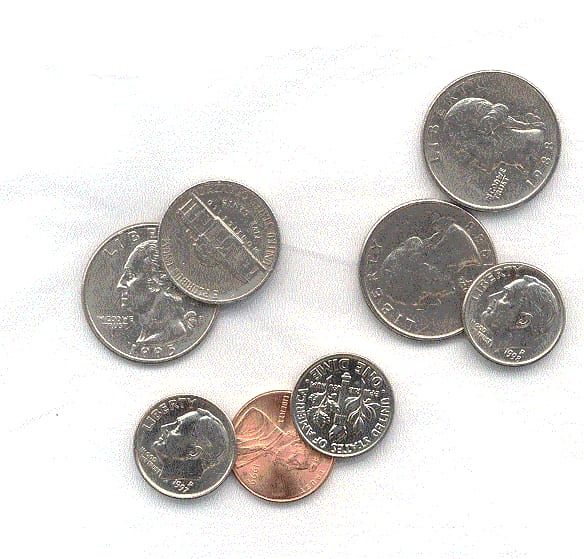
#> input picture 12Alistirmalar_2/oguzay.jpeg, 584 x 559 px, found by its file name
$ python coinDetection.py
#> lines starting #> are read from the running program, lines starting #| are printed output that depends on the picture; after the words box and inside, x2 and y2 are one past the last pixel; in counts of white or black regions, pixels touching at a corner belong together
import cv2
from cv2 import circle
import numpy as np


img1 = cv2.imread("C:/Users/yusuf/Desktop/YAZEM/YAZEM_goruntuIsleme_/OPENCV/12Alistirmalar_2/oguzay.jpeg")
#> img1 is the input picture: shape (559, 584, 3); mean B, G, R 212.5, 214.7, 217.3
img1=cv2.resize(img1,(640,480))
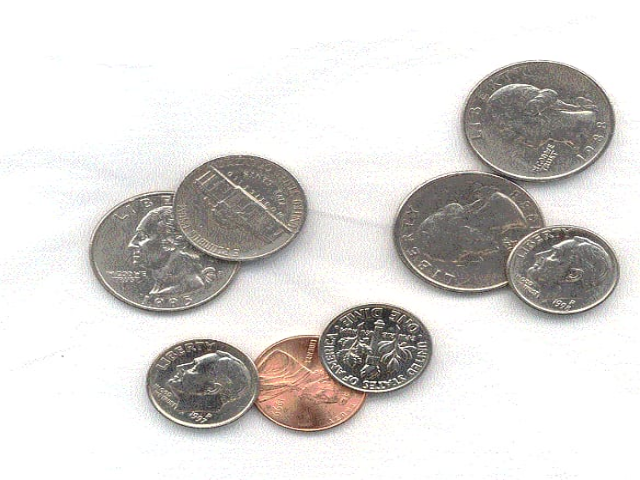
#> img1: shape (480, 640, 3); mean B, G, R 212.4, 214.7, 217.2

gray1=cv2.cvtColor(img1,cv2.COLOR_BGR2GRAY)
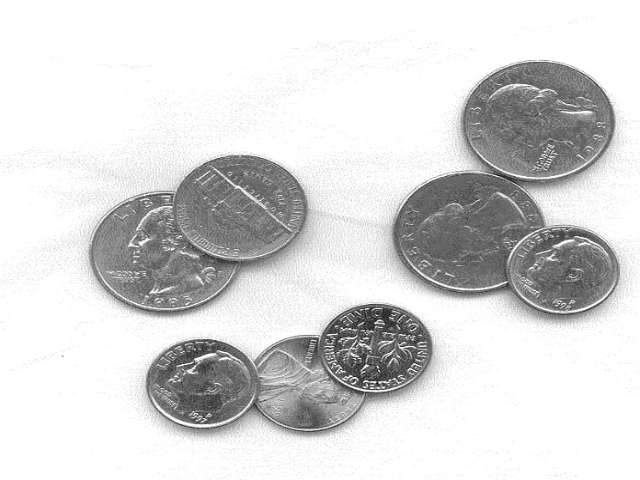
#> gray1: shape (480, 640); min 11, max 255, mean 215.2

img1_blur= cv2.medianBlur(gray1,5)
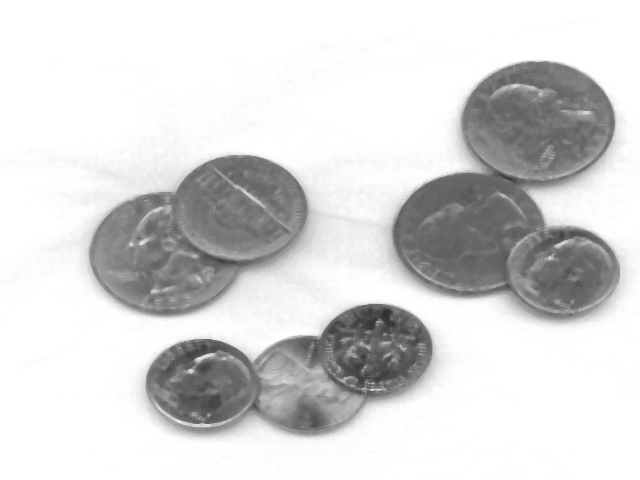
#> img1_blur: shape (480, 640); min 47, max 255, mean 214.8

circles= cv2.HoughCircles(img1_blur,cv2.HOUGH_GRADIENT,1,img1.shape[0]/5,param1=10,param2=27,minRadius=40,maxRadius=50)
#> circles = [[138.5, 253.5, 49.4], [366.5, 353.5, 48.3], [209.5, 389.5, 49.4], [570.5, 275.5, 48.3], [512.5, 128.5, 42.7], [251.5, 211.5, 45]]
#parametrelere dikkat hocam. ilk parametrem en son işlem yaptığım değişkenim,sonraki bir fonksiyon, 3.parametre ise çözünürlük (1), 4. parametre minimum mesafe çemberler arasında burası önemli fazla ve azı da zarar o yüzden bu jargonu kullan img.shape[0]/64
#değerlerle oynarak sağlıklı bi sonuç elde edilebilir
if circles is not None:
    circles= np.uint16(np.around(circles)) #girdiğimiz değeri maksimum değeri artırmak veya azaltmaktır.
#> circles = [[138, 254, 49], [366, 354, 48], [210, 390, 49], [570, 276, 48], [512, 128, 43], [252, 212, 45]]
    #circles içindeki değerleri yuvarlayıp tekrar circlesa kaydediyoruz
    for i in circles[0,:]:
         cv2.circle(img1,(i[0],i[1]),i[2],(255,0,0),2)
         cv2.putText(img1,"+",(i[0],i[1]),cv2.FONT_HERSHEY_SIMPLEX,0.6,(0,255,255),2)
#> this loop made 6 passes
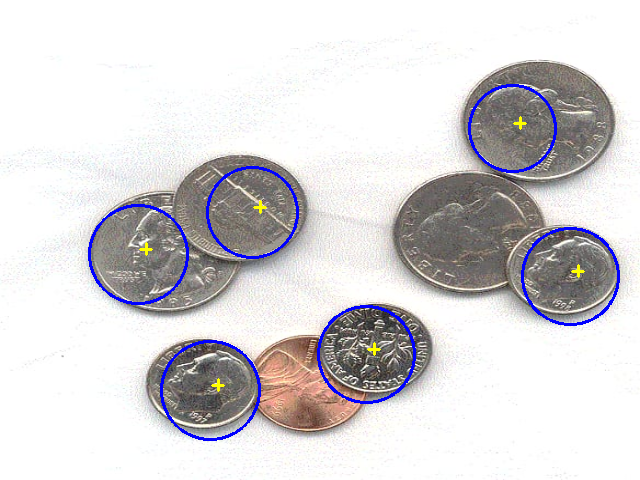
#> img1: shape (480, 640, 3); 1.86% of pixels changed, all inside (x1, y1, x2, y2) = (88, 84, 620, 441)
cv2.imshow("img",img1)
cv2.waitKey(0)
cv2.destroyAllWindows()
